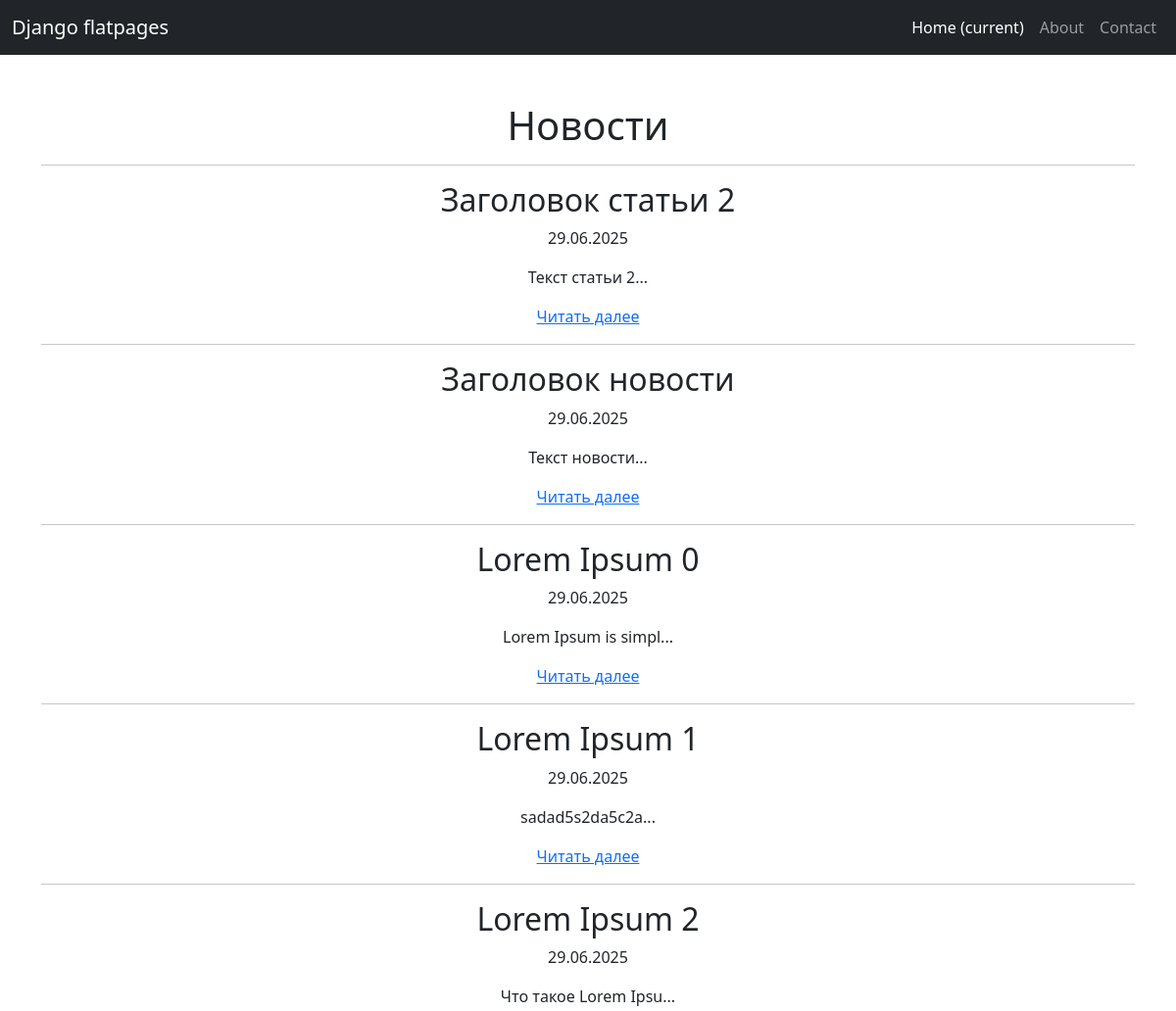
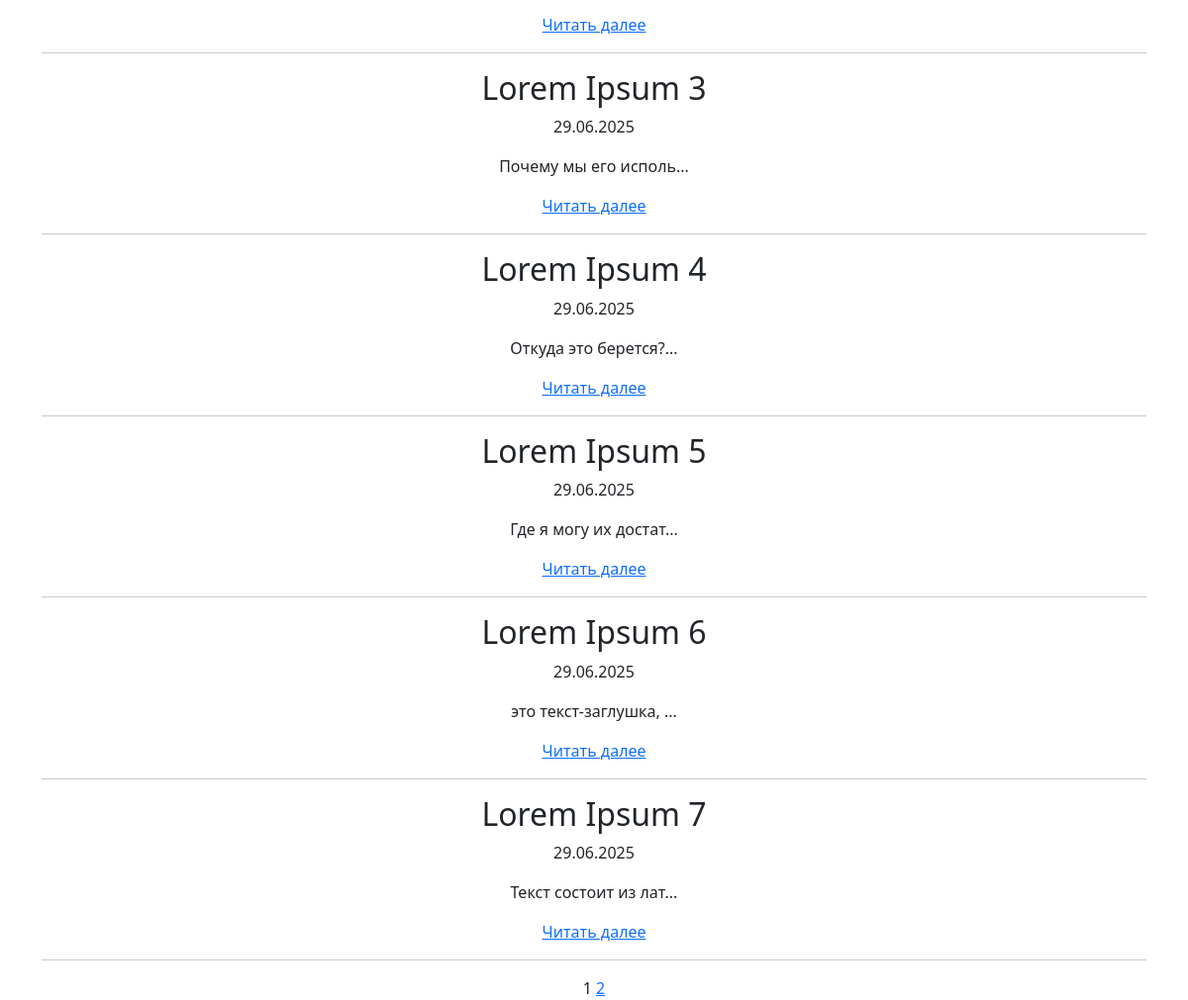
Page /news/ on the committed database (2 pictures, top to bottom).
### news/models.py (models this page shows, shortened)
class Post(models.Model):
    author = models.ForeignKey(Author, on_delete=models.CASCADE)
    article = 'AR'
    news = 'NW'
    POST_TYPES = [
        (article, 'Статья'),
        (news, 'Новость'),
    ]
    post_type = models.CharField(max_length=2, choices=POST_TYPES, default=article)
    created_at = models.DateTimeField(auto_now_add=True)
    categories = models.ManyToManyField(Category, through='PostCategory')
    title = models.CharField(max_length=255)
    text = models.TextField()
    rating = models.IntegerField(default=0)

### news/views.py (the view)
# urls.py: path('', NewsList.as_view(), name='news_list'),
class NewsList(ListView):
    model = Post
    template_name = 'news/news_list.html'
    context_object_name = 'posts'
    paginate_by = 10
    def get_context_data(self, **kwargs):
        context = super().get_context_data(**kwargs)
        user = self.request.user
        context['is_not_author'] = not user.groups.filter(name='authors').exists() if user.is_authenticated else False
        return context

### news/templatetags/custom_filters.py (called while the page is built)
@register.filter(name='censor')
def censor(value):
    if not isinstance(value, str):
        raise ValueError('Филтьр может принимать только к строкам')
    def replace(match):
        word = match.group()
        return word[0] + '*' * (len(word) - 1)
    for word in BAD_WORDS:
        pattern = re.compile(rf'\b{word[0]}{word[1:].lower()}\b', re.IGNORECASE)
        value = pattern.sub(replace, value)
    return value

@register.simple_tag(takes_context=True)
def url_replace(context, **kwargs):
   d = context['request'].GET.copy()
   for k, v in kwargs.items():
       d[k] = v
   return d.urlencode()

### templates/news/news_list.html (shortened to what this page needs)
{% extends 'flatpages/default.html' %}
{% load custom_filters %}
{% block content %}
    <h1>Новости</h1> <hr>
    {% for post in posts %}
        <h2>{{ post.title|censor }}</h2>
        <p>{{ post.created_at|date:"d.m.Y" }}</p>
        <p>{{ post.text|slice:":20"|censor }}...</p>
        <a href="{% url 'news_detail' post.id %}">Читать далее</a>
        <hr>
    {% endfor %}
    {{ page_obj.number }}
    {% if page_obj.has_next %}
        <a href="?{% url_replace page=page_obj.next_page_number %}">{{ page_obj.next_page_number }}</a>
    {% endif %}
{% endblock %}

### rows in the picture
Post: title|censor "Заголовок статьи 2", created_at "29.06.2025", text|censor "Текст статьи 2"
Post: title|censor "Заголовок новости", created_at "29.06.2025", text|censor "Текст новости"
Post: title|censor "Lorem Ipsum 0", created_at "29.06.2025", text|censor "Lorem Ipsum is simpl"
Post: title|censor "Lorem Ipsum 1", created_at "29.06.2025", text|censor "sadad5s2da5c2a"
Post: title|censor "Lorem Ipsum 2", created_at "29.06.2025", text|censor "Что такое Lorem Ipsu"
Post: title|censor "Lorem Ipsum 3", created_at "29.06.2025", text|censor "Почему мы его исполь"
Post: title|censor "Lorem Ipsum 4", created_at "29.06.2025", text|censor "Откуда это берется?"
Post: title|censor "Lorem Ipsum 5", created_at "29.06.2025", text|censor "Где я могу их достат"
Post: title|censor "Lorem Ipsum 6", created_at "29.06.2025", text|censor "это текст-заглушка,"
Post: title|censor "Lorem Ipsum 7", created_at "29.06.2025", text|censor "Текст состоит из лат"

### other values in the picture
{{ page_obj.number }} "1"
{{ page_obj.next_page_number }} "2"
